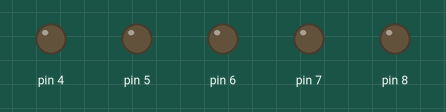
Recording of a sketch running on a simulated Arduino Uno, built with avr-gcc and run on an emulated ATmega328P. On the bench: output pins drawn as LEDs (lit = HIGH).

Above: at 0.1 s.
At 4.5 s:
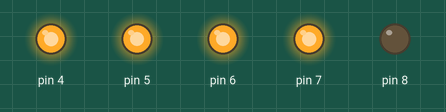
At 10.3 s:
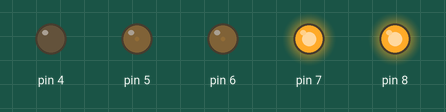
At 18.6 s:
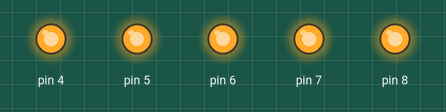
At 26.3 s:
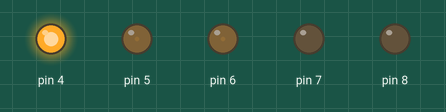
At 36.5 s:
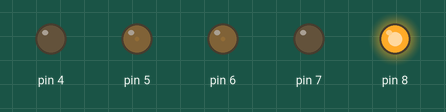
Timing chart, 0 to 40.0 s (numbered marks = the images above):
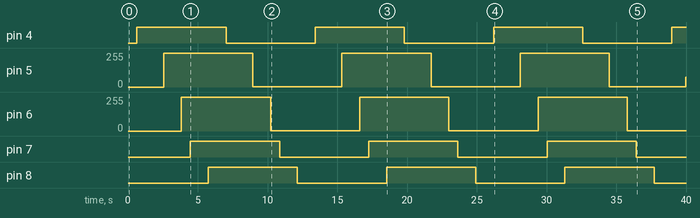

The sketch:

Kara_simsek_V2.ino
```cpp
void setup() {
  pinMode(4,OUTPUT);
  pinMode(5,OUTPUT);
  pinMode(6,OUTPUT);
  pinMode(7,OUTPUT);
  pinMode(8,OUTPUT);
  Serial.begin(9600);

}

void loop()
{
 for(int i = 4;i<9;i++)
 {
  for(int k = 0;k<255;k++){
   analogWrite(i,k);
   delay(5);
  }
 }
 for(int i = 4;i<9;i++)
 {
  for(int k = 255;k>0;k--){
   analogWrite(i,k);
   delay(5);
  }
 }


}
```

Measured:
- by itself, pin 4, pin 7, pin 8: alternates HIGH for 6.4 s and LOW for 6.4 s
- by itself, pin 5: 0/255 → 254/255 at 2.6 s, → 1/255 6.4 s later, → 254/255 6.4 s later, → 1/255 6.4 s later, … (7 changes in this stretch)
- by itself, pin 6: alternates 254/255 for 6.4 s and 1/255 for 6.4 s
